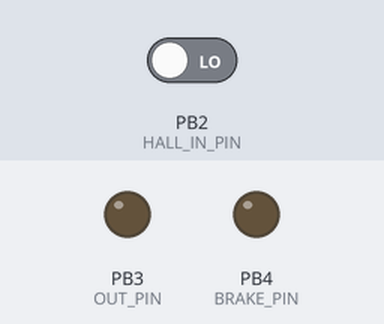
The sketch below on a simulated ATtiny85, built with avr-gcc and run on an emulated ATtiny85. Shown: output pins drawn as LEDs (lit = HIGH). The test bench sets the inputs (shaded band); at power-on: PB2 (HALL_IN_PIN) LOW.

Above: at 1.2 s.
1.3 s: PB2 (HALL_IN_PIN) driven HIGH
At 2.3 s:
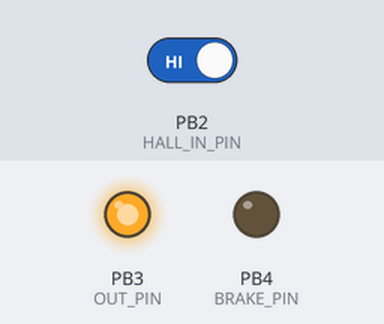
2.8 s: PB2 (HALL_IN_PIN) driven LOW
At 3.4 s:
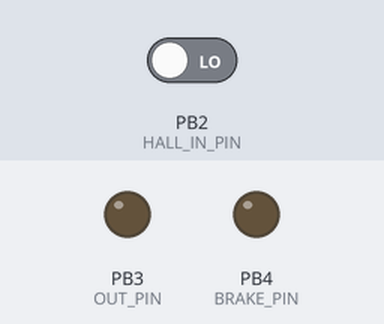
Timing chart, 0 to 5.8 s (numbered marks = the images above; inputs shaded):
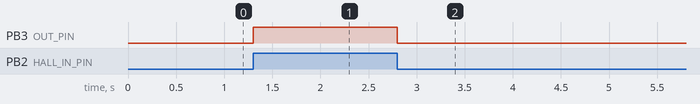

The sketch:

brake_test.ino
```cpp
// The code is in brake_test.cpp.
//
// It is kept out of this .ino file on purpose. For an .ino file, the Arduino build
// generates function prototypes with a tool that, on this Mac, drops the return type
// and inserts stray "setup();" and "loop();" lines into the middle of the interrupt
// handler. Plain .cpp files are not processed that way.
```

brake_test.cpp
```cpp
// ============================================================
//  ATtiny85 bench test: pull the brake for 10 s, release for 10 s, repeat.
//  The real speed signal is always passed through unchanged.
//
//    PB2 (pin 7)  INPUT  <- motor-side white wire (via 1 kohm, 4.7 kohm pull-up to +5 V)
//    PB3 (pin 2)  OUTPUT -> controller-side white wire (via 220 ohm)
//    PB4 (pin 3)  BRAKE  -> brake wire that reads 5 V (via 220 ohm)
//
//  Speed: every edge on PB2 is copied to PB3 by a pin-change interrupt,
//  so the controller and display see the real wheel speed.
//
//  Brake line: output LOW pulls it to ground (brake pulled, motor off),
//  input (high-Z) lets the controller's pull-up raise it to 5 V (brake
//  released, motor allowed to run).
// ============================================================

#include <Arduino.h>
#include <avr/interrupt.h>

#define HALL_IN_PIN  2
#define OUT_PIN      3
#define BRAKE_PIN    4

const uint32_t PHASE_MS = 10000UL;

uint32_t tPhaseMs = 0;
bool     braking  = true;

// Copy the input level straight to the output
ISR(PCINT0_vect)
{
  if (PINB & (1 << HALL_IN_PIN)) PORTB |=  (1 << OUT_PIN);
  else                           PORTB &= ~(1 << OUT_PIN);
}

void setup() {
  pinMode(HALL_IN_PIN, INPUT);
  pinMode(OUT_PIN, OUTPUT);
  digitalWrite(OUT_PIN, digitalRead(HALL_IN_PIN));

  // PORTB bit stays 0, so switching DDRB to output pulls the line LOW
  PORTB &= ~(1 << BRAKE_PIN);
  DDRB  |=  (1 << BRAKE_PIN);   // start with the brake pulled

  PCMSK |= (1 << HALL_IN_PIN);  // pin-change interrupt on PB2 only
  GIMSK |= (1 << PCIE);
  sei();

  tPhaseMs = millis();
}

void loop() {
  // brake: toggle every 10 s
  if ((uint32_t)(millis() - tPhaseMs) >= PHASE_MS) {
    tPhaseMs += PHASE_MS;
    braking = !braking;
    if (braking) DDRB |=  (1 << BRAKE_PIN);   // output LOW: brake pulled
    else         DDRB &= ~(1 << BRAKE_PIN);   // high-Z: brake released
  }
}
```

Measured:
- after the input at 1.3 s, PB3 (OUT_PIN): LOW → HIGH at once
- after the input at 2.8 s, PB3 (OUT_PIN): HIGH → LOW at once
